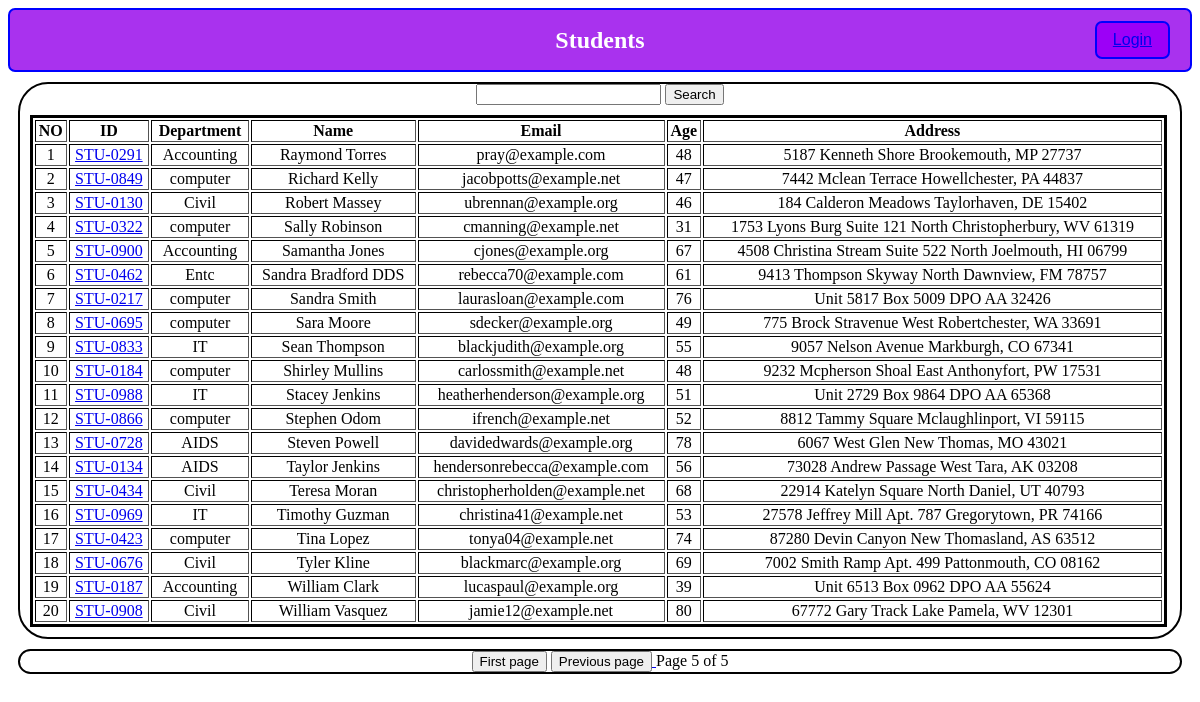
The app's page /students/?page=5 with its own data.
### vegi/models.py (models this page shows, shortened)
class Student(models.Model):
    department= models.ForeignKey(Department, related_name="depart" , on_delete=models.CASCADE)
    studentid = models. OneToOneField(StudentId , related_name="studentid", on_delete=models.CASCADE)
    student_name = models.CharField(max_length=100)
    student_email = models.EmailField(unique=True )
    student_age = models.IntegerField(default=18)
    student_address= models.TextField()
    is_deleted= models.BooleanField(default = False)
    objects = StudentsManager()
    admin_objects = models.Manager()
    class Meta:
        ordering= ["student_name"]
        verbose_name = 'Student'

class StudentId(models.Model):
    student_id= models.CharField(max_length=100)
    def __str__(self) -> str:
        return self.student_id

class Department(models.Model):
    department= models.CharField(max_length=100)
    def __str__(self) -> str:
        return self.department
    class Meta:
        ordering = ["department"]

### vegi/views.py (the view, shortened to what this page needs)
# urls.py: path("students/", get_students, name = "get_students"),
def get_students(request):
    queryset = Student.objects.all()
    paginator = Paginator(queryset , 20 )
    page_no = request.GET.get("page", 1)
    page_obj = paginator.get_page(page_no)
    return render(request , "report/students.html" , {"queryset" : page_obj})

### vegi/models.py (called while the page is built)
    def get_queryset(self):
        return super().get_queryset().filter(is_deleted = False )

### vegi/templates/report/students.html (shortened to what this page needs)
{% extends "base.html" %} {% block start %}
<div class="container">
  <form >
    <input type="text" name= "search" >
    <button>Search </button>
  </form>
  <table border= 2 class='table-container'>
    <thead>
      <th>NO</th>
      <th>ID</th>
      <th>Department</th>
      <th>Name</th>
      <th>Email</th>
      <th>Age</th>
      <th>Address</th>
    </thead>
    <tbody>
        {% for student in queryset %}
        <tr>
            <td>{{forloop.counter}}</td>
            <td>
              <a href="{% url 'see-marks' student.studentid %} ">{{student.studentid}}</a>
            </td>
            <td>{{student.department}}</td>
            <td>{{student.student_name}}</td>
            <td>{{student.student_email}}</td>
            <td>{{student.student_age}}</td>
            <td>{{student.student_address}}</td>
        </tr>
        {% endfor %}
    </tbody>
  </table>
</div>
<div class = "container">
  <span >
    {%if queryset.has_previous%}
    <a href="?page=1">  <button>First page</button></a>
    <a href="?page={{queryset.previous_page_number}}"> <button>Previous page</button> </a>
    {% endif %}
  </span>
  <span>
    Page {{queryset.number}} of {{queryset.paginator.num_pages}}
  </span>
</div>
{% endblock %}

### home/templates/base.html (style rules this page uses)
body { content-align: center; }
.container { margin: 10px; text-align: center; border: 2px solid black; border-radius: 30px; content-align: center; }
.table-container { width: 98%; border: 3px solid black; margin: 10px; padding: 10px: }

### records on screen
Student: studentid "STU-0291", department "Accounting", student_name "Raymond Torres", student_email "pray@example.com", student_age "48", student_address "5187 Kenneth Shore Brookemouth, MP 27737"
Student: studentid "STU-0849", department "computer", student_name "Richard Kelly", student_email "jacobpotts@example.net", student_age "47", student_address "7442 Mclean Terrace Howellchester, PA 44837"
Student: studentid "STU-0130", department "Civil", student_name "Robert Massey", student_email "ubrennan@example.org", student_age "46", student_address "184 Calderon Meadows Taylorhaven, DE 15402"
Student: studentid "STU-0322", department "computer", student_name "Sally Robinson", student_email "cmanning@example.net", student_age "31", student_address "1753 Lyons Burg Suite 121 North Christopherbury, WV 61319"
Student: studentid "STU-0900", department "Accounting", student_name "Samantha Jones", student_email "cjones@example.org", student_age "67", student_address "4508 Christina Stream Suite 522 North Joelmouth, HI 06799"
Student: studentid "STU-0462", department "Entc", student_name "Sandra Bradford DDS", student_email "rebecca70@example.com", student_age "61", student_address "9413 Thompson Skyway North Dawnview, FM 78757"
Student: studentid "STU-0217", department "computer", student_name "Sandra Smith", student_email "laurasloan@example.com", student_age "76", student_address "Unit 5817 Box 5009 DPO AA 32426"
Student: studentid "STU-0695", department "computer", student_name "Sara Moore", student_email "sdecker@example.org", student_age "49", student_address "775 Brock Stravenue West Robertchester, WA 33691"
Student: studentid "STU-0833", department "IT", student_name "Sean Thompson", student_email "blackjudith@example.org", student_age "55", student_address "9057 Nelson Avenue Markburgh, CO 67341"
Student: studentid "STU-0184", department "computer", student_name "Shirley Mullins", student_email "carlossmith@example.net", student_age "48", student_address "9232 Mcpherson Shoal East Anthonyfort, PW 17531"
Student: studentid "STU-0988", department "IT", student_name "Stacey Jenkins", student_email "heatherhenderson@example.org", student_age "51", student_address "Unit 2729 Box 9864 DPO AA 65368"
Student: studentid "STU-0866", department "computer", student_name "Stephen Odom", student_email "ifrench@example.net", student_age "52", student_address "8812 Tammy Square Mclaughlinport, VI 59115"
Student: studentid "STU-0728", department "AIDS", student_name "Steven Powell", student_email "davidedwards@example.org", student_age "78", student_address "6067 West Glen New Thomas, MO 43021"
Student: studentid "STU-0134", department "AIDS", student_name "Taylor Jenkins", student_email "hendersonrebecca@example.com", student_age "56", student_address "73028 Andrew Passage West Tara, AK 03208"
Student: studentid "STU-0434", department "Civil", student_name "Teresa Moran", student_email "christopherholden@example.net", student_age "68", student_address "22914 Katelyn Square North Daniel, UT 40793"
Student: studentid "STU-0969", department "IT", student_name "Timothy Guzman", student_email "christina41@example.net", student_age "53", student_address "27578 Jeffrey Mill Apt. 787 Gregorytown, PR 74166"
Student: studentid "STU-0423", department "computer", student_name "Tina Lopez", student_email "tonya04@example.net", student_age "74", student_address "87280 Devin Canyon New Thomasland, AS 63512"
Student: studentid "STU-0676", department "Civil", student_name "Tyler Kline", student_email "blackmarc@example.org", student_age "69", student_address "7002 Smith Ramp Apt. 499 Pattonmouth, CO 08162"
Student: studentid "STU-0187", department "Accounting", student_name "William Clark", student_email "lucaspaul@example.org", student_age "39", student_address "Unit 6513 Box 0962 DPO AA 55624"
Student: studentid "STU-0908", department "Civil", student_name "William Vasquez", student_email "jamie12@example.net", student_age "80", student_address "67772 Gary Track Lake Pamela, WV 12301"

### other values on screen
{{ queryset.number }} "5"
{{ queryset.paginator.num_pages }} "5"
